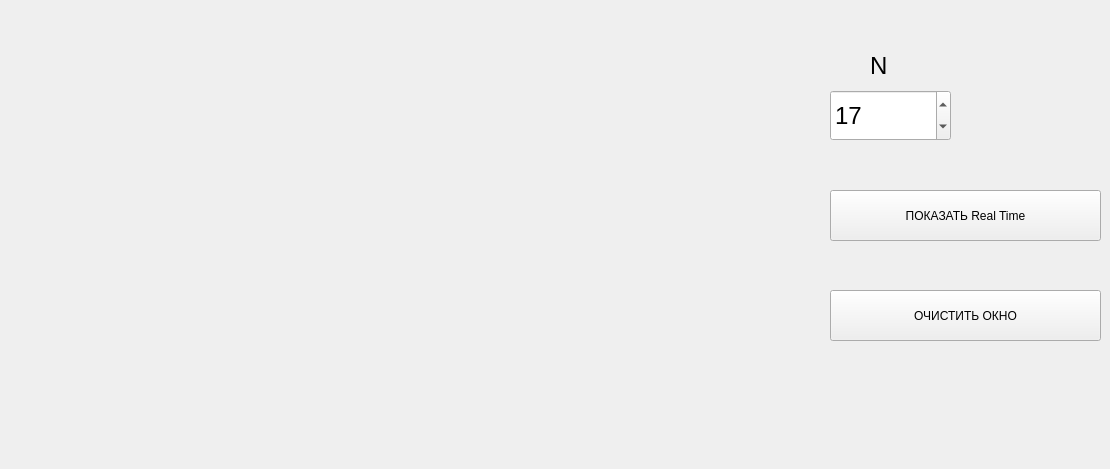
    <widget class="QWidget" name="tab_Single_NOT_ADP16">
     <property name="autoFillBackground">
      <bool>false</bool>
     </property>
     <property name="styleSheet">
      <string notr="true"/>
     </property>
     <attribute name="title">
      <string>Single</string>
     </attribute>
     <widget class="QWidget" name="SINGLE_widget" native="true">
      <property name="geometry">
       <rect>
        <x>10</x>
        <y>60</y>
        <width>800</width>
        <height>400</height>
       </rect>
      </property>
      <property name="autoFillBackground">
       <bool>false</bool>
      </property>
      <property name="styleSheet">
       <string notr="true">color: rgb(255, 255, 0);</string>
      </property>
     </widget>
     <widget class="QSpinBox" name="N_Spectral_spinBox_Single">
      <property name="geometry">
       <rect>
        <x>830</x>
        <y>90</y>
        <width>121</width>
        <height>51</height>
       </rect>
      </property>
      <property name="font">
       <font>
        <pointsize>18</pointsize>
       </font>
      </property>
      <property name="minimum">
       <number>1</number>
      </property>
      <property name="maximum">
       <number>23</number>
      </property>
      <property name="value">
       <number>17</number>
      </property>
     </widget>
     <widget class="QPushButton" name="Show_Selected_Spectral_Single_pushButton">
      <property name="geometry">
       <rect>
        <x>830</x>
        <y>190</y>
        <width>271</width>
        <height>51</height>
       </rect>
      </property>
      <property name="text">
       <string>ПОКАЗАТЬ Real Time</string>
      </property>
     </widget>
     <widget class="QLabel" name="label_22">
      <property name="geometry">
       <rect>
        <x>870</x>
        <y>50</y>
        <width>21</width>
        <height>31</height>
       </rect>
      </property>
      <property name="font">
       <font>
        <pointsize>18</pointsize>
       </font>
      </property>
      <property name="text">
       <string>N</string>
      </property>
     </widget>
     <widget class="QPushButton" name="pushButton_Clear_Hyst">
      <property name="geometry">
       <rect>
        <x>830</x>
        <y>290</y>
        <width>271</width>
        <height>51</height>
       </rect>
      </property>
      <property name="text">
       <string>ОЧИСТИТЬ ОКНО</string>
      </property>
     </widget>
     <zorder>N_Spectral_spinBox_Single</zorder>
     <zorder>Show_Selected_Spectral_Single_pushButton</zorder>
     <zorder>label_22</zorder>
     <zorder>SINGLE_widget</zorder>
     <zorder>pushButton_Clear_Hyst</zorder>
    </widget>
